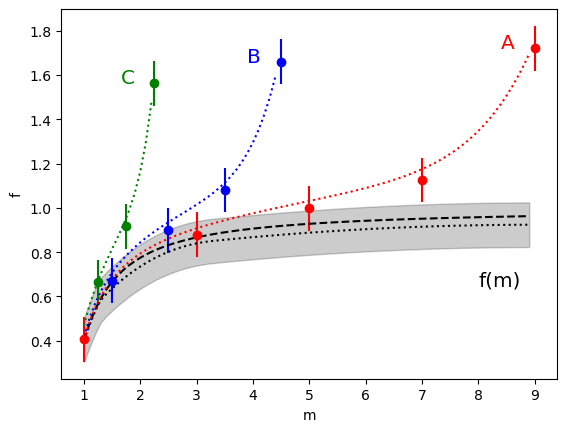

This figure's Python source:
"""
eg-spline.py --- fitting a spline to data in file spline.json

This codes fits data for the location of a pendulum at different times
to determine the pendulum's parameters (especially the ratio g/l where
g is the acceleration due to gravity and l is the pendulum's length).
The fit function uses gvar.ode.Integrator to integrate the
equation of motion (Newton's Law) for a pendulum.
"""

# Created by G. Peter Lepage (Cornell University) on 2014-04-28.
# Copyright (c) 2020 G. Peter Lepage.
#
# This program is free software: you can redistribute it and/or modify
# it under the terms of the GNU General Public License as published by
# the Free Software Foundation, either version 3 of the License, or
# any later version (see <http://www.gnu.org/licenses/>).
#
# This program is distributed in the hope that it will be useful,
# but WITHOUT ANY WARRANTY; without even the implied warranty of
# MERCHANTABILITY or FITNESS FOR A PARTICULAR PURPOSE.  See the
# GNU General Public License for more details.

from __future__ import print_function   # makes this work for python2 and 3

import gvar as gv 
import lsqfit 
import numpy as np 

def main():
    param, data = collect_data('spline.json')
    F, prior = make_fcn_prior(param)
    fit = lsqfit.nonlinear_fit(data=data, prior=prior, fcn=F)
    print(fit)
    # create f(m)
    f = gv.cspline.CSpline(fit.p['mknot'], fit.p['fknot'])
    # create error budget
    outputs = {'f(1)':f(1), 'f(5)':f(5), 'f(9)':f(9)}
    inputs = {'data':data}
    inputs.update(prior)
    print(gv.fmt_values(outputs))
    print(gv.fmt_errorbudget(outputs=outputs, inputs=inputs))
    make_plot(param, data, fit)

def make_fcn_prior(param):
    def F(p):
        f = gv.cspline.CSpline(p['mknot'], p['fknot'])
        ans = {}
        for s in param:
            ainv, am = param[s]
            m  = am * ainv
            ans[s] = f(m)
            for i,ci in enumerate(p['c']):
                ans[s] += ci * am ** (2 + 2 * i)
        return ans 
    prior = gv.gvar(dict(
        mknot=['1.00(1)', '1.5(5)', '3(1)', '9.00(1)'],
        fknot=['0(1)', '1(1)', '1(1)', '1(1)'],
        # mknot=['1.00(1)', '1.5(5)', '3(1)', '6(2)', '9.00(1)'],
        # fknot=['0(1)', '1(1)', '1(1)', '1(1)', '1(1)'],
        c=['0(1)'] * 5,
        ))
    return F, prior

def collect_data(datafile):
    param = dict(
        A=(10., np.array([0.1, 0.3, 0.5, 0.7, 0.9])),
        B=(5., np.array([0.3, 0.5, 0.7, 0.9])),
        C=(2.5, np.array([0.5, 0.7, 0.9])),
        )
    data = gv.load(datafile)
    return param,data

def make_plot(param, data, fit):
    import matplotlib.pyplot as plt 
    plt.cla()
    f = gv.cspline.CSpline(
        fit.p['mknot'], fit.p['fknot'], 
        )
    coliter = iter(['r', 'b', 'g'])
    m = np.arange(1, 9, 0.1)
    fm = f(m)
    fmavg = gv.mean(fm)
    fmplus = fmavg + gv.sdev(fm)
    fmminus = fmavg - gv.sdev(fm)    
    plt.fill_between(m, fmplus, fmminus, color='k', alpha=0.20) 
    plt.plot(m, fmavg, 'k:')
    # true function
    fm = 1. - .3 / m - .3 / m**2
    plt.plot(m, fm, 'k--')
    for s in data:
        plt.plot()
        ainv, am = param[s]
        ms = ainv * am 
        d = gv.mean(data[s])
        derr = gv.sdev(data[s])
        col = next(coliter)
        plt.errorbar(x=ms, y=d, yerr=derr, fmt=col + 'o')
        plt.text(ms[-1] - 0.6, d[-1], s, color=col, fontsize='x-large')
        fs = gv.mean(fm)
        ams = m / ainv
        idx = ams < am[-1]
        ams = ams[idx]
        fs = gv.mean(fm[idx])
        for i, ci in enumerate(fit.p['c']):
            fs += ci.mean * ams ** (2 * (i + 1))
        plt.plot(m[idx], fs, col + ':')
    plt.xlabel('m')
    plt.ylabel('f')
    plt.text(8, 0.65, 'f(m)', fontsize='x-large')
    plt.savefig('eg-spline.png', bbox_inches='tight')
    plt.show()

if __name__ == "__main__":
    import tee 
    import sys
    sys.stdout = tee.tee(sys.stdout, open('eg-spline.out', 'w'))
    main()